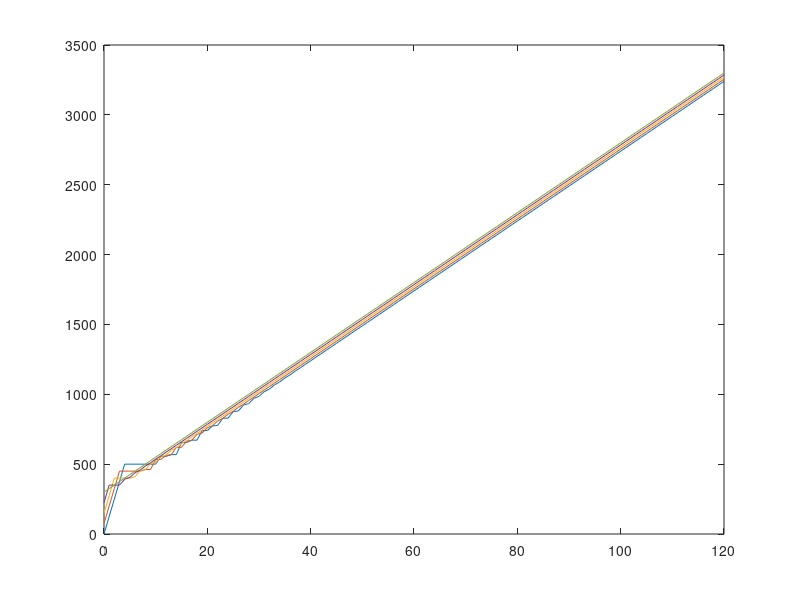

The MATLAB source for this figure:
function Labb1()
   m = input("How many cars? ");
   h = input("h? ");
   iterations = 121;
   % Labb1a()
   plotLabbB(m,h,5,iterations, 75)
   %plotLabbB(m,h,25,iterations, 10)
   %Labb1c(m ,h,25,iterations, 10)
end

function Labb1a()
    x = -200:400;
    y = arrayfun(@f, x);
    
    plot(x, y)
    xlim([-100, 400])
    ylim([-50, 50])
end

function y = f(x)
    %x
    if x <= 0
        y = 0;
        %"spår 1"
    elseif 0 < x && x < 75
        y = x/3;
       % "spår 2"
    else 
        y = 25;
       % "spår 3"
    end
    
end

function plotLabbB(m, h, vel, iterations, dist)
    carPos = Labb1b(m ,h,vel, iterations, dist);
    
    carPosT = carPos.';
    
    carList = [];
    
    for i = 1:m
        x = 0:iterations-1;
        y = carPosT(:,i);
        
        plot(x, y)
        hold on
    end
    hold off
    
    t = 1;
end

function carPos = Labb1b(m ,h , vel,iterations, dist)
  
  carPos = genPosMatrix(m, iterations, dist); %placement of cars from 1 to m at time 0 to 40
  carVel = genVelMatrix(vel, m , iterations, dist); %speed of cars from 1 to m at time 0 to 40
  t = 1;
  carVel(m , t) = g(vel);
  t = t+1;
  while t <= iterations
    carVel(m , t) = g(vel);
    carPos(m , t) = carPos(m , (t-1)) + h * carVel(m , t-1);
    for i = m-1:-1:1
        carPos(i , t) = carPos(i , (t-1)) + h * carVel(i , t-1);
        carVel(i , t) = f(carPos(i+1 , t)-carPos(i , t));
    end
    t = t + 1;
  end  
  %carVel
end

function Labb1c(m ,h, vel,iterations, dist)
    carPos = Labb1b(m ,h,vel, iterations, dist);
    for t = 1:iterations
        plot(carPos(:,t) , zeros(1,m),'r*');
        axis([0 1000 -1 1])
        drawnow
        pause(h)
    end
end

function y = g(vel)
    y = vel;
end

function matrix = genPosMatrix(m, iterations, dist)
    matrix = zeros(m, iterations);
    
    for index=1:m
       matrix(index, 1) = (index-1)*dist;
    end
    
end

function matrix = genVelMatrix(carVel, m, iterations, dist)
    matrix = zeros(m, iterations);
    
    for index=1:m-1
       matrix(index, 1) = dist/3;
    end
    
    matrix(m, 1) = carVel;
end


